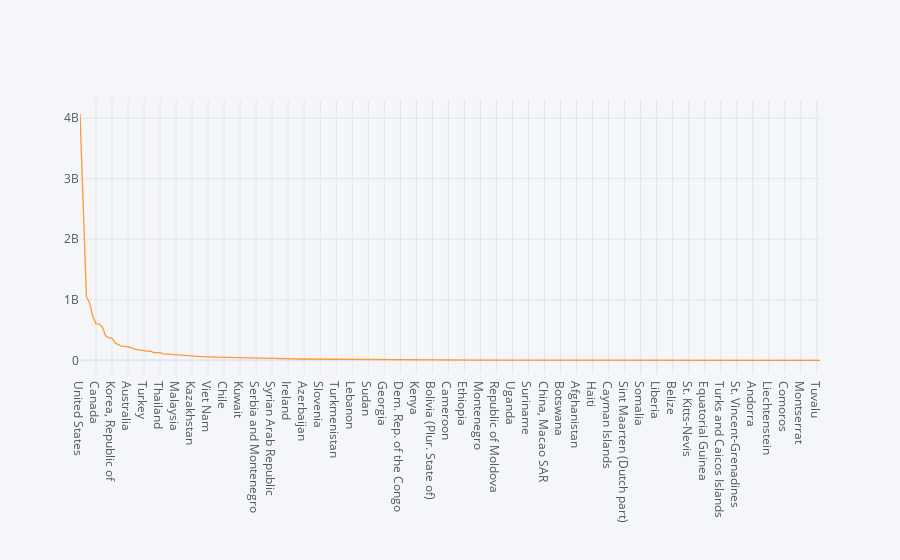

The notebook cell saved with this chart:
### Code cell
#  ranking of all country - electricity consumption (20 years of production)
rank_all = df.groupby(['country_or_area']).agg({'new_quantity':'mean'})
rank_all.sort_values('new_quantity',ascending = False, inplace = True)
rank_all.iplot();

### Figure 1 — Plotly figure (JSON) as saved in the notebook; plotly's stock layout.template omitted (floating-point values rounded to 4 significant figures; data arrays with more than 128 entries replaced by an {"elided": "..."} marker saying what was removed)
{"data": [{"line": {"color": "rgba(255, 153, 51, 1.0)", "dash": "solid", "shape": "linear", "width": 1.3}, "mode": "lines", "name": "new_quantity", "text": "", "type": "scatter", "x": {"elided": "232 str values"}, "y": {"elided": "232 float values"}}], "layout": {"legend": {"bgcolor": "#F5F6F9", "font": {"color": "#4D5663"}}, "paper_bgcolor": "#F5F6F9", "plot_bgcolor": "#F5F6F9", "title": {"font": {"color": "#4D5663"}}, "xaxis": {"gridcolor": "#E1E5ED", "showgrid": true, "tickfont": {"color": "#4D5663"}, "title": {"font": {"color": "#4D5663"}, "text": ""}, "zerolinecolor": "#E1E5ED"}, "yaxis": {"gridcolor": "#E1E5ED", "showgrid": true, "tickfont": {"color": "#4D5663"}, "title": {"font": {"color": "#4D5663"}, "text": ""}, "zerolinecolor": "#E1E5ED"}}}
